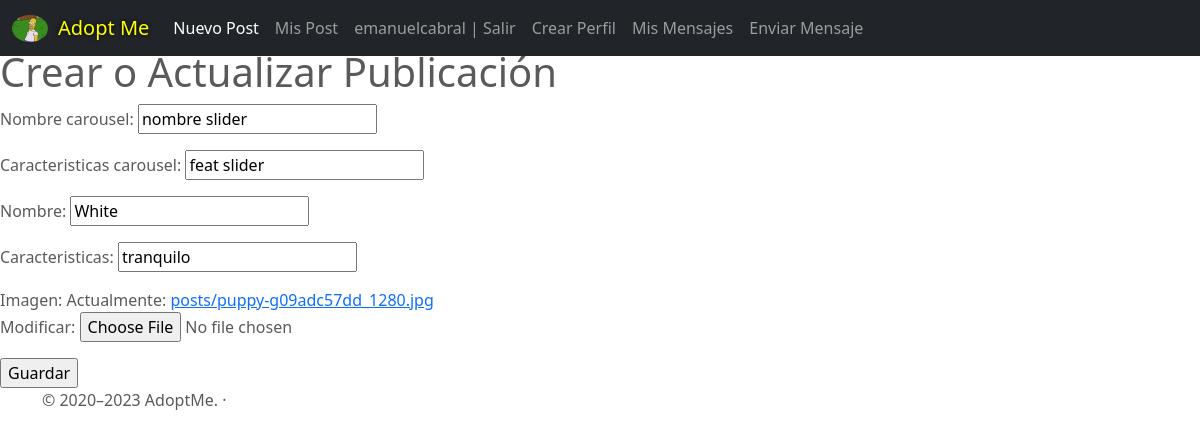
The app's page /post/13/update (signed in) with its own data.
### AdoptMe/models.py (models this page shows, shortened)
class Profile(models.Model):
    user = models.OneToOneField(to=User, on_delete=models.CASCADE, related_name="profile")
    instagram = models.CharField(max_length=100)
    imagen = models.ImageField(upload_to="profiles")

class Post(models.Model):
    nombre_carousel = models.CharField(max_length=30)
    caracteristicas_carousel = models.CharField(max_length=50)
    nombre = models.CharField(max_length=15)
    caracteristicas = models.CharField(max_length=250)
    editor = models.ForeignKey(to=User, on_delete=models.CASCADE, related_name='editor')
    imagen = models.ImageField(upload_to="posts")
    creado_el = models.DateTimeField(auto_now_add = True)

### AdoptMe/views.py (the view, shortened to what this page needs)
# urls.py: path('post/<pk>/update', PostUpdate.as_view(), name="post-update"),
class PostUpdate(LoginRequiredMixin, UserPassesTestMixin, UpdateView):
    model = Post
    success_url = reverse_lazy("post-list")
    fields = ['nombre_carousel','caracteristicas_carousel',
            'nombre','caracteristicas','imagen']
    def test_func(self):
        user_id = self.request.user.id
        post_id = self.kwargs.get('pk')
        return Post.objects.filter(editor=user_id, id=post_id).exists()

### AdoptMe/templates/AdoptMe/post_form.html (shortened to what this page needs)
{% extends "AdoptMe/base.html" %}
{% block main %}
<h1>Crear o Actualizar Publicación</h1>
    <form method="POST" enctype="multipart/form-data">
        {{form.as_p}}
        <input type="submit" value="Guardar">
    </form>
{% endblock %}

### AdoptMe/templates/AdoptMe/base.html (shortened to what this page needs)
<!DOCTYPE html>
<html lang="en">
<head>
    {% load static %}
<link href= "{% static 'AdoptMe/css/bootstrap.min.css' %}" rel="stylesheet">
    <link href="{% static 'AdoptMe/css/carousel.css' %}" rel="stylesheet">
</head>
  <body>
    <header>
      <nav class="navbar navbar-expand-md navbar-dark fixed-top bg-dark">
        <div class="container-fluid">
          {% if user.profile.imagen %}
            <a href="{% url 'profile-update' user.profile.id %}">
            <img src="{{user.profile.imagen.url}}" height="100%" width="36px" style="border-radius: 50%; margin-right:10px">
            </a>
          {% endif %}
            <a class="navbar-brand" href="{% url 'index' %}" style="color:yellow; text-shadow: 0 0 5px #000;"> Adopt Me</a>
          <div class="collapse navbar-collapse" id="navbarCollapse">
            <ul class="navbar-nav me-auto mb-2 mb-md-0">
              <li class="nav-item">
                <a class="nav-link active" aria-current="page" href="{% url 'post-create' %}">Nuevo Post</a>
              </li>
              <li class="nav-item">
                <a class="nav-link" href="{% url 'post-list' %}">Mis Post</a>
              </li>
            {% if user.is_authenticated %}
                <li class="nav-item">
                    <a class="nav-link" href="{% url 'logout' %}"> {{user.username}} | Salir</a>
                </li>
                <li class="nav-item">
                    <a class="nav-link" href="{% url 'profile-create' %}">Crear Perfil</a>
                </li>
                <li class="nav-item">
                    <a class="nav-link" href="{% url 'mensaje-list' %}">Mis Mensajes</a>
                </li>
            {% endif %}
                <li class="nav-item">
                    <a class="nav-link" href="{% url 'mensaje-create' %}">Enviar Mensaje</a>
                </li>
            </ul>
          </div>
        </div>
      </nav>
    </header>
    {% block main %}
    {% endblock %}
  <footer class="container">
    <p class="float-end">
    <p>© 2020–2023 AdoptMe. ·
  </footer>
  </body>
</html>

### AdoptMe/static/AdoptMe/css/carousel.css (style rules this page uses)
body { padding-top: 3rem; padding-bottom: 3rem; color: #5a5a5a; }

### records on screen
Post: nombre_carousel "nombre slider", caracteristicas_carousel "feat slider", nombre "White", caracteristicas "tranquilo"

### other values on screen
{{ user.username }} "emanuelcabral"
